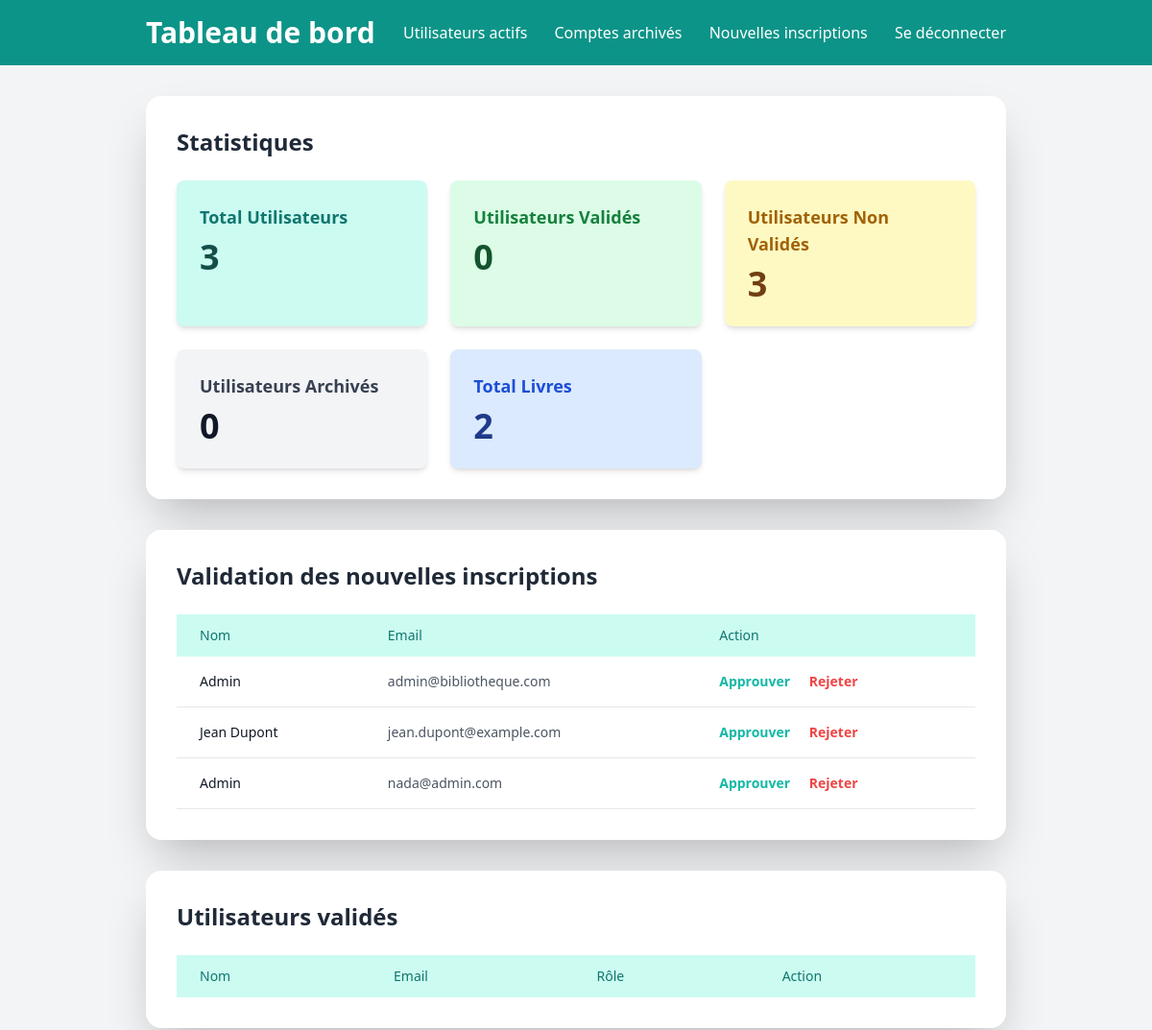
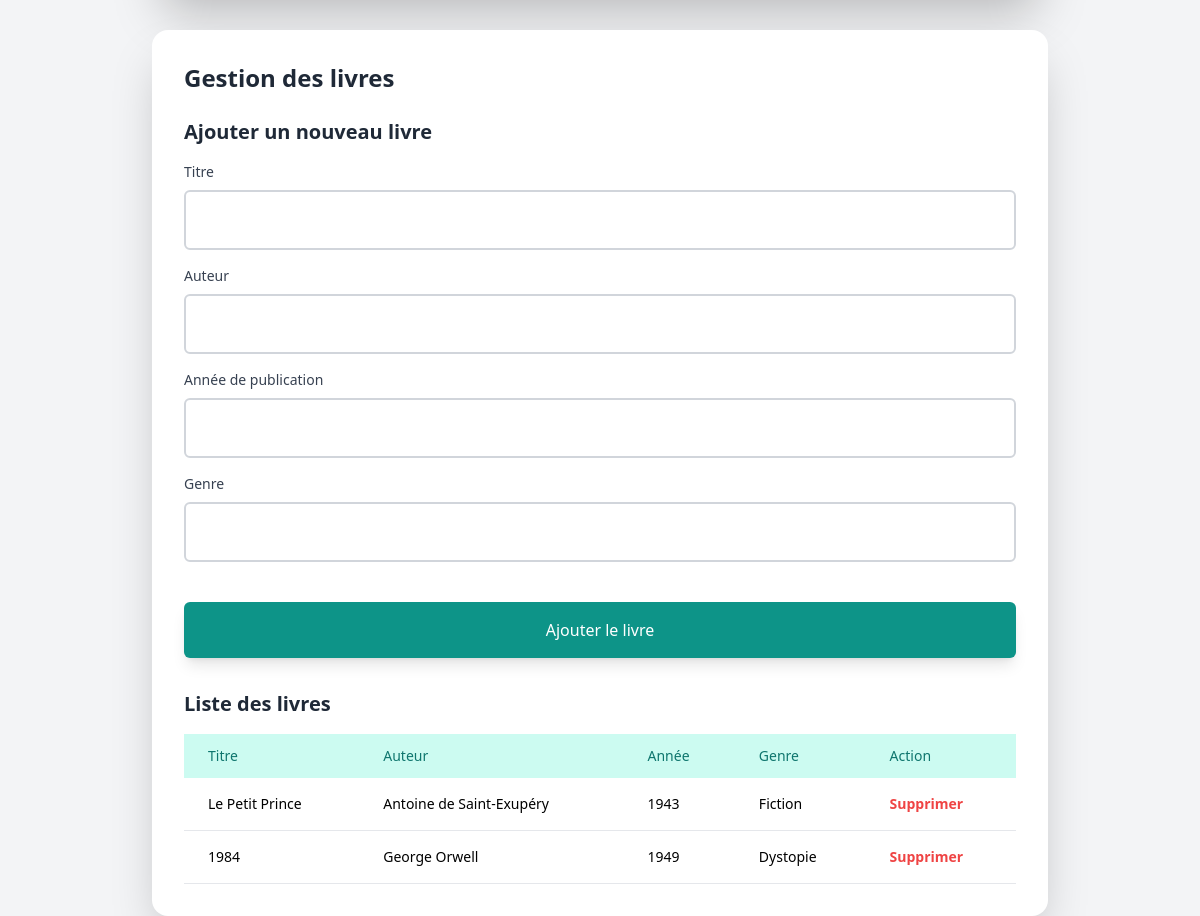
The app's page /admin_dashboard.php (signed in) with its own data (2 pictures, top to bottom).
### tables this page shows
CREATE TABLE IF NOT EXISTS utilisateurs (
    id INT AUTO_INCREMENT PRIMARY KEY,
    nom VARCHAR(255) NOT NULL,
    email VARCHAR(255) UNIQUE NOT NULL,
    mot_de_passe VARCHAR(255) NOT NULL,
    role ENUM('user', 'admin') DEFAULT 'user',
    archive BOOLEAN DEFAULT FALSE,
    date_inscription TIMESTAMP DEFAULT CURRENT_TIMESTAMP
);

CREATE TABLE IF NOT EXISTS livres (
    id INT AUTO_INCREMENT PRIMARY KEY,
    titre VARCHAR(255) NOT NULL,
    auteur VARCHAR(255) NOT NULL,
    annee_publication INT,
    genre VARCHAR(100),
    date_ajout TIMESTAMP DEFAULT CURRENT_TIMESTAMP
);

### admin_dashboard.php (the view, shortened to what this page needs)
<?php
require_once 'config.php';
$stmt_total_utilisateurs = $pdo->prepare("SELECT COUNT(*) AS total FROM utilisateurs");
$stmt_total_utilisateurs->execute();
$total_utilisateurs = $stmt_total_utilisateurs->fetchColumn();
$stmt_utilisateurs_valides = $pdo->prepare("SELECT COUNT(*) AS total FROM utilisateurs WHERE valide = TRUE AND archive = FALSE");
$stmt_utilisateurs_valides->execute();
$total_valides = $stmt_utilisateurs_valides->fetchColumn();
$stmt_utilisateurs_non_valides = $pdo->prepare("SELECT COUNT(*) AS total FROM utilisateurs WHERE valide = FALSE AND archive = FALSE");
$stmt_utilisateurs_non_valides->execute();
$total_non_valides = $stmt_utilisateurs_non_valides->fetchColumn();
$stmt_utilisateurs_archives = $pdo->prepare("SELECT COUNT(*) AS total FROM utilisateurs WHERE archive = TRUE");
$stmt_utilisateurs_archives->execute();
$total_archives = $stmt_utilisateurs_archives->fetchColumn();
$stmt_total_livres = $pdo->prepare("SELECT COUNT(*) AS total FROM livres");
$stmt_total_livres->execute();
$total_livres = $stmt_total_livres->fetchColumn();
$stmt_non_valides = $pdo->prepare("SELECT * FROM utilisateurs WHERE valide = FALSE AND archive = FALSE");
$stmt_non_valides->execute();
$utilisateurs_non_valides = $stmt_non_valides->fetchAll();
$stmt_livres = $pdo->prepare("SELECT * FROM livres");
$stmt_livres->execute();
$livres = $stmt_livres->fetchAll();
?>
<!DOCTYPE html>
<html lang="fr">
<head>
    <script src="https://cdn.tailwindcss.com"></script>
</head>
<body class="bg-gray-100">
    <div class="bg-teal-600 text-white py-4">
        <div class="max-w-4xl mx-auto flex justify-between items-center">
            <h1 class="text-3xl font-extrabold">Tableau de bord</h1>
            <div class="space-x-6">
                <a href="admin_dashboard.php" class="hover:text-teal-200">Utilisateurs actifs</a>
                <a href="utilisateurs_archives.php" class="hover:text-teal-200">Comptes archivés</a>
                <a href="nouvelles_inscriptions.php" class="hover:text-teal-200">Nouvelles inscriptions</a>
                <a href="logout.php" class="hover:text-teal-200">Se déconnecter</a>
            </div>
        </div>
    </div>
<div class="max-w-4xl mx-auto p-8 bg-white rounded-2xl shadow-2xl mt-8">
    <h2 class="text-2xl font-semibold text-gray-800 mb-6">Statistiques</h2>
    <div class="grid grid-cols-1 md:grid-cols-2 lg:grid-cols-3 gap-6">
        <div class="bg-teal-100 p-6 rounded-lg shadow-md">
            <h3 class="text-lg font-bold text-teal-700">Total Utilisateurs</h3>
            <p class="text-4xl font-extrabold text-teal-900 mt-2"><?php echo $total_utilisateurs; ?></p>
        </div>
        <div class="bg-green-100 p-6 rounded-lg shadow-md">
            <h3 class="text-lg font-bold text-green-700">Utilisateurs Validés</h3>
            <p class="text-4xl font-extrabold text-green-900 mt-2"><?php echo $total_valides; ?></p>
        </div>
        <div class="bg-yellow-100 p-6 rounded-lg shadow-md">
            <h3 class="text-lg font-bold text-yellow-700">Utilisateurs Non Validés</h3>
            <p class="text-4xl font-extrabold text-yellow-900 mt-2"><?php echo $total_non_valides; ?></p>
        </div>
        <div class="bg-gray-100 p-6 rounded-lg shadow-md">
            <h3 class="text-lg font-bold text-gray-700">Utilisateurs Archivés</h3>
            <p class="text-4xl font-extrabold text-gray-900 mt-2"><?php echo $total_archives; ?></p>
        </div>
        <div class="bg-blue-100 p-6 rounded-lg shadow-md">
            <h3 class="text-lg font-bold text-blue-700">Total Livres</h3>
            <p class="text-4xl font-extrabold text-blue-900 mt-2"><?php echo $total_livres; ?></p>
        </div>
    </div>
</div>
    <div class="max-w-4xl mx-auto p-8 bg-white rounded-2xl shadow-2xl mt-8">
        <h2 class="text-2xl font-semibold text-gray-800 mb-6">Validation des nouvelles inscriptions</h2>
        <table class="min-w-full table-auto border-collapse">
            <thead>
                <tr class="bg-teal-100 text-teal-700">
                    <th class="px-6 py-3 text-left text-sm font-medium">Nom</th>
                    <th class="px-6 py-3 text-left text-sm font-medium">Email</th>
                    <th class="px-6 py-3 text-left text-sm font-medium">Action</th>
                </tr>
            </thead>
            <tbody>
                <?php foreach ($utilisateurs_non_valides as $utilisateur): ?>
                <tr class="border-b hover:bg-teal-50 transition-all duration-300">
                    <td class="px-6 py-4 text-sm font-medium text-gray-900"><?php echo htmlspecialchars($utilisateur['nom']); ?></td>
                    <td class="px-6 py-4 text-sm text-gray-600"><?php echo htmlspecialchars($utilisateur['email']); ?></td>
                    <td class="px-6 py-4 text-sm">
                        <a href="valider_utilisateur.php?id=<?php echo $utilisateur['id']; ?>" class="text-teal-500 hover:text-teal-700 font-semibold transition-all duration-300">
                            Approuver
                        </a>
                        <a href="rejeter_utilisateur.php?id=<?php echo $utilisateur['id']; ?>" class="text-red-500 hover:text-red-700 font-semibold transition-all duration-300 ml-4">
                            Rejeter
                        </a>
                    </td>
                </tr>
                <?php endforeach; ?>
            </tbody>
        </table>
    </div>
    <div class="max-w-4xl mx-auto p-8 bg-white rounded-2xl shadow-2xl mt-8">
        <h2 class="text-2xl font-semibold text-gray-800 mb-6">Utilisateurs validés</h2>
        <table class="min-w-full table-auto border-collapse">
            <thead>
                <tr class="bg-teal-100 text-teal-700">
                    <th class="px-6 py-3 text-left text-sm font-medium">Nom</th>
                    <th class="px-6 py-3 text-left text-sm font-medium">Email</th>
                    <th class="px-6 py-3 text-left text-sm font-medium">Rôle</th>
                    <th class="px-6 py-3 text-left text-sm font-medium">Action</th>
                </tr>
            </thead>
        </table>
    </div>
    <div class="max-w-4xl mx-auto p-8 bg-white rounded-2xl shadow-2xl mt-8">
        <h2 class="text-2xl font-semibold text-gray-800 mb-6">Gestion des livres</h2>
        <h3 class="text-xl font-semibold text-gray-800 mb-4">Ajouter un nouveau livre</h3>
        <form action="admin_dashboard.php" method="POST">
            <div class="mb-4">
                <label for="titre" class="block text-sm font-medium text-gray-700">Titre</label>
                <input type="text" id="titre" name="titre" required class="w-full p-4 mt-2 border-2 border-gray-300 rounded-md focus:outline-none focus:ring-2 focus:ring-teal-400 focus:border-transparent">
            </div>
            <div class="mb-4">
                <label for="auteur" class="block text-sm font-medium text-gray-700">Auteur</label>
                <input type="text" id="auteur" name="auteur" required class="w-full p-4 mt-2 border-2 border-gray-300 rounded-md focus:outline-none focus:ring-2 focus:ring-teal-400 focus:border-transparent">
            </div>
            <div class="mb-4">
                <label for="annee_publication" class="block text-sm font-medium text-gray-700">Année de publication</label>
                <input type="number" id="annee_publication" name="annee_publication" required class="w-full p-4 mt-2 border-2 border-gray-300 rounded-md focus:outline-none focus:ring-2 focus:ring-teal-400 focus:border-transparent">
            </div>
            <div class="mb-4">
                <label for="genre" class="block text-sm font-medium text-gray-700">Genre</label>
                <input type="text" id="genre" name="genre" required class="w-full p-4 mt-2 border-2 border-gray-300 rounded-md focus:outline-none focus:ring-2 focus:ring-teal-400 focus:border-transparent">
            </div>
            <button type="submit" name="ajouter_livre" class="w-full bg-teal-600 text-white p-4 mt-6 rounded-md shadow-lg hover:bg-teal-700 transform transition-all duration-300 hover:scale-105">
                Ajouter le livre
            </button>
        </form>
        <h3 class="text-xl font-semibold text-gray-800 mt-8 mb-4">Liste des livres</h3>
        <table class="min-w-full table-auto border-collapse">
            <thead>
                <tr class="bg-teal-100 text-teal-700">
                    <th class="px-6 py-3 text-left text-sm font-medium">Titre</th>
                    <th class="px-6 py-3 text-left text-sm font-medium">Auteur</th>
                    <th class="px-6 py-3 text-left text-sm font-medium">Année</th>
                    <th class="px-6 py-3 text-left text-sm font-medium">Genre</th>
                    <th class="px-6 py-3 text-left text-sm font-medium">Action</th>
                </tr>
            </thead>
            <tbody>
                <?php foreach ($livres as $livre): ?>
                <tr class="border-b hover:bg-teal-50 transition-all duration-300">
                    <td class="px-6 py-4 text-sm"><?php echo htmlspecialchars($livre['titre']); ?></td>
                    <td class="px-6 py-4 text-sm"><?php echo htmlspecialchars($livre['auteur']); ?></td>
                    <td class="px-6 py-4 text-sm"><?php echo htmlspecialchars($livre['annee_publication']); ?></td>
                    <td class="px-6 py-4 text-sm"><?php echo htmlspecialchars($livre['genre']); ?></td>
                    <td class="px-6 py-4 text-sm">
                        <a href="admin_dashboard.php?supprimer_livre=<?php echo $livre['id']; ?>" class="text-red-500 hover:text-red-700 font-semibold transition-all duration-300">
                            Supprimer
                        </a>
                    </td>
                </tr>
                <?php endforeach; ?>
            </tbody>
        </table>
    </div>
</body>
</html>

### records on screen
utilisateurs: nom "Admin", email "admin@bibliotheque.com"
utilisateurs: nom "Jean Dupont", email "jean.dupont@example.com"
utilisateurs: nom "Admin", email "nada@admin.com"
livres: titre "Le Petit Prince", auteur "Antoine de Saint-Exupéry", annee_publication "1943", genre "Fiction"
livres: titre "1984", auteur "George Orwell", annee_publication "1949", genre "Dystopie"

### other values on screen
$total_utilisateurs "3"
$total_valides "0"
$total_non_valides "3"
$total_archives "0"
$total_livres "2"
